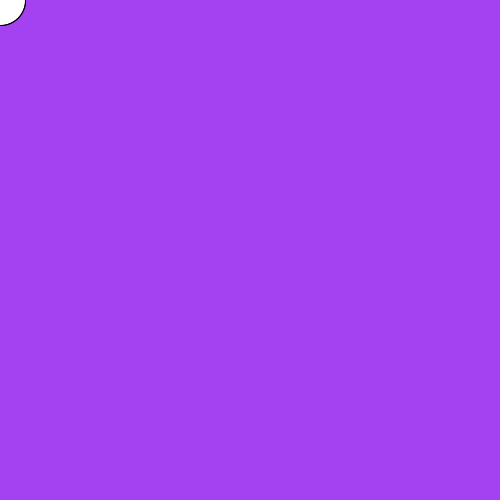
Frame 1 (no input)
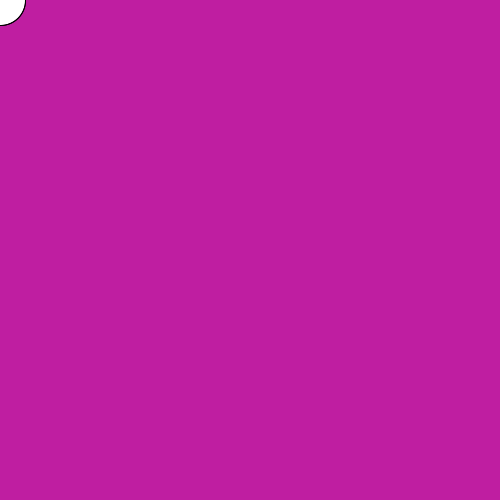
Frame 60 (the mouse pressed at the canvas centre just before this capture)
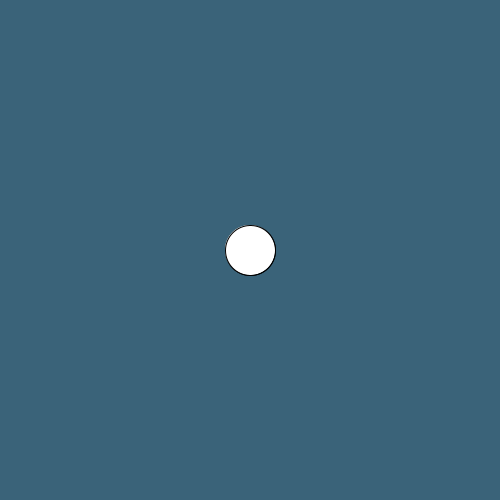
Frame 120 (the mouse held since frame 60 and released just before this capture)

The Processing sketch that drew these frames (run headless with seeded random() and noise(); from frame 60 on, the mouse is pressed at the canvas centre):

// Processing sketch: processing_175281
// ── processing_175281.pde

void setup(){
size(500,500);
background(255,255,255);
}


void draw(){
background(random(0,255),random(0,255),random(0,255));
ellipse(mouseX,mouseY,50,50);
ellipse(mouseY,mouseX,50,50);

 
}
